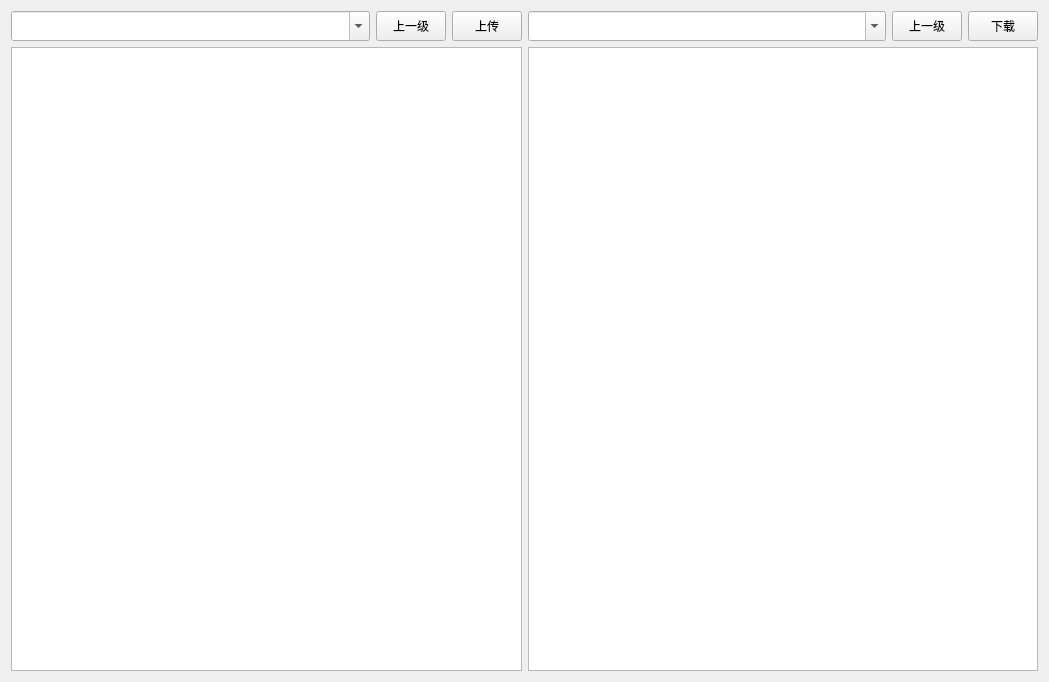
<?xml version="1.0" encoding="UTF-8"?>
<ui version="4.0">
 <class>Form</class>
 <widget class="QWidget" name="Form">
  <property name="geometry">
   <rect>
    <x>0</x>
    <y>0</y>
    <width>1049</width>
    <height>682</height>
   </rect>
  </property>
  <property name="windowTitle">
   <string>Form</string>
  </property>
  <layout class="QGridLayout" name="gridLayout">
   <item row="0" column="3">
    <widget class="QComboBox" name="RemoteComboBox">
     <property name="enabled">
      <bool>true</bool>
     </property>
     <property name="minimumSize">
      <size>
       <width>0</width>
       <height>30</height>
      </size>
     </property>
     <property name="font">
      <font>
       <pointsize>11</pointsize>
      </font>
     </property>
     <property name="editable">
      <bool>true</bool>
     </property>
    </widget>
   </item>
   <item row="0" column="4">
    <widget class="QPushButton" name="RemoteLastDir">
     <property name="maximumSize">
      <size>
       <width>70</width>
       <height>40</height>
      </size>
     </property>
     <property name="text">
      <string>上一级</string>
     </property>
    </widget>
   </item>
   <item row="1" column="3" colspan="3">
    <widget class="QTableWidget" name="RemoteFiles"/>
   </item>
   <item row="0" column="0">
    <widget class="QComboBox" name="LocalComboBox">
     <property name="enabled">
      <bool>true</bool>
     </property>
     <property name="minimumSize">
      <size>
       <width>0</width>
       <height>30</height>
      </size>
     </property>
     <property name="font">
      <font>
       <pointsize>11</pointsize>
      </font>
     </property>
     <property name="acceptDrops">
      <bool>false</bool>
     </property>
     <property name="toolTip">
      <string/>
     </property>
     <property name="editable">
      <bool>true</bool>
     </property>
    </widget>
   </item>
   <item row="0" column="5">
    <widget class="QPushButton" name="DowLoad">
     <property name="maximumSize">
      <size>
       <width>70</width>
       <height>40</height>
      </size>
     </property>
     <property name="text">
      <string>下载</string>
     </property>
    </widget>
   </item>
   <item row="1" column="0" colspan="3">
    <widget class="QTableWidget" name="LocalFiles"/>
   </item>
   <item row="0" column="1">
    <widget class="QPushButton" name="LocalLastDir">
     <property name="maximumSize">
      <size>
       <width>70</width>
       <height>40</height>
      </size>
     </property>
     <property name="text">
      <string>上一级</string>
     </property>
    </widget>
   </item>
   <item row="0" column="2">
    <widget class="QPushButton" name="UpLoad">
     <property name="maximumSize">
      <size>
       <width>70</width>
       <height>40</height>
      </size>
     </property>
     <property name="text">
      <string>上传</string>
     </property>
    </widget>
   </item>
  </layout>
 </widget>
 <resources/>
 <connections/>
</ui>
